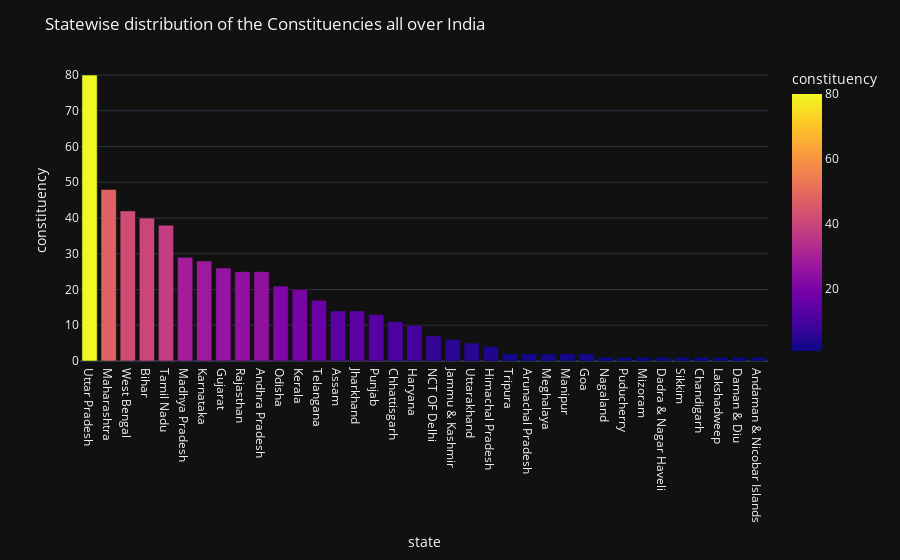

The code cell stored with this chart in its notebook:
### Markdown cell above
## DISTRIBUTION OF CONSTITUENCIES OVER ALL THE STATES

### Code cell
st=df.groupby('state').apply(lambda x:x['constituency']
                             .nunique()).reset_index(name='constituency')
shp_gdf = gpd.read_file('/kaggle/input/india-states/Igismap/Indian_States.shp')
merged=shp_gdf.set_index('st_nm').join(st.set_index('state'))
fig, ax = plt.subplots(1, figsize=(10, 10))
ax.axis('off')
ax.set_title('State-wise Distribution of Indian Constituencies',
             fontdict={'fontsize': '15', 'fontweight' : '3'})
fig = merged.plot(column='constituency', cmap='inferno_r',
                  linewidth=0.5, ax=ax, edgecolor='0.2',legend=True)

st.sort_values(by='constituency',ascending=False,inplace=True)
fig2 = px.bar(st, x='state', y='constituency',
                     color='constituency',
             labels={'pop':'Constituencies of India'})
fig2.update_layout(title_text='Statewise distribution of the Constituencies all over India',
                   template='plotly_dark')
fig2.show()

### Figure 1 — Plotly figure (JSON) as saved in the notebook; plotly's stock layout.template omitted (floating-point values rounded to 4 significant figures)
{"data": [{"alignmentgroup": "True", "hovertemplate": "state=%{x}<br>constituency=%{marker.color}<extra></extra>", "legendgroup": "", "marker": {"color": [80, 48, 42, 40, 38, 29, 28, 26, 25, 25, 21, 20, 17, 14, 14, 13, 11, 10, 7, 6, 5, 4, 2, 2, 2, 2, 2, 1, 1, 1, 1, 1, 1, 1, 1, 1], "coloraxis": "coloraxis", "pattern": {"shape": ""}}, "name": "", "offsetgroup": "", "orientation": "v", "showlegend": false, "textposition": "auto", "type": "bar", "x": ["Uttar Pradesh", "Maharashtra", "West Bengal", "Bihar", "Tamil Nadu", "Madhya Pradesh", "Karnataka", "Gujarat", "Rajasthan", "Andhra Pradesh", "Odisha", "Kerala", "Telangana", "Assam", "Jharkhand", "Punjab", "Chhattisgarh", "Haryana", "NCT OF Delhi", "Jammu & Kashmir", "Uttarakhand", "Himachal Pradesh", "Tripura", "Arunachal Pradesh", "Meghalaya", "Manipur", "Goa", "Nagaland", "Puducherry", "Mizoram", "Dadra & Nagar Haveli", "Sikkim", "Chandigarh", "Lakshadweep", "Daman & Diu", "Andaman & Nicobar Islands"], "xaxis": "x", "y": [80, 48, 42, 40, 38, 29, 28, 26, 25, 25, 21, 20, 17, 14, 14, 13, 11, 10, 7, 6, 5, 4, 2, 2, 2, 2, 2, 1, 1, 1, 1, 1, 1, 1, 1, 1], "yaxis": "y"}], "layout": {"barmode": "relative", "coloraxis": {"colorbar": {"title": {"text": "constituency"}}, "colorscale": [[0.0, "#0d0887"], [0.1111, "#46039f"], [0.2222, "#7201a8"], [0.3333, "#9c179e"], [0.4444, "#bd3786"], [0.5556, "#d8576b"], [0.6667, "#ed7953"], [0.7778, "#fb9f3a"], [0.8889, "#fdca26"], [1.0, "#f0f921"]]}, "legend": {"tracegroupgap": 0}, "margin": {"t": 60}, "title": {"text": "Statewise distribution of the Constituencies all over India"}, "xaxis": {"anchor": "y", "domain": [0.0, 1.0], "title": {"text": "state"}}, "yaxis": {"anchor": "x", "domain": [0.0, 1.0], "title": {"text": "constituency"}}}}
